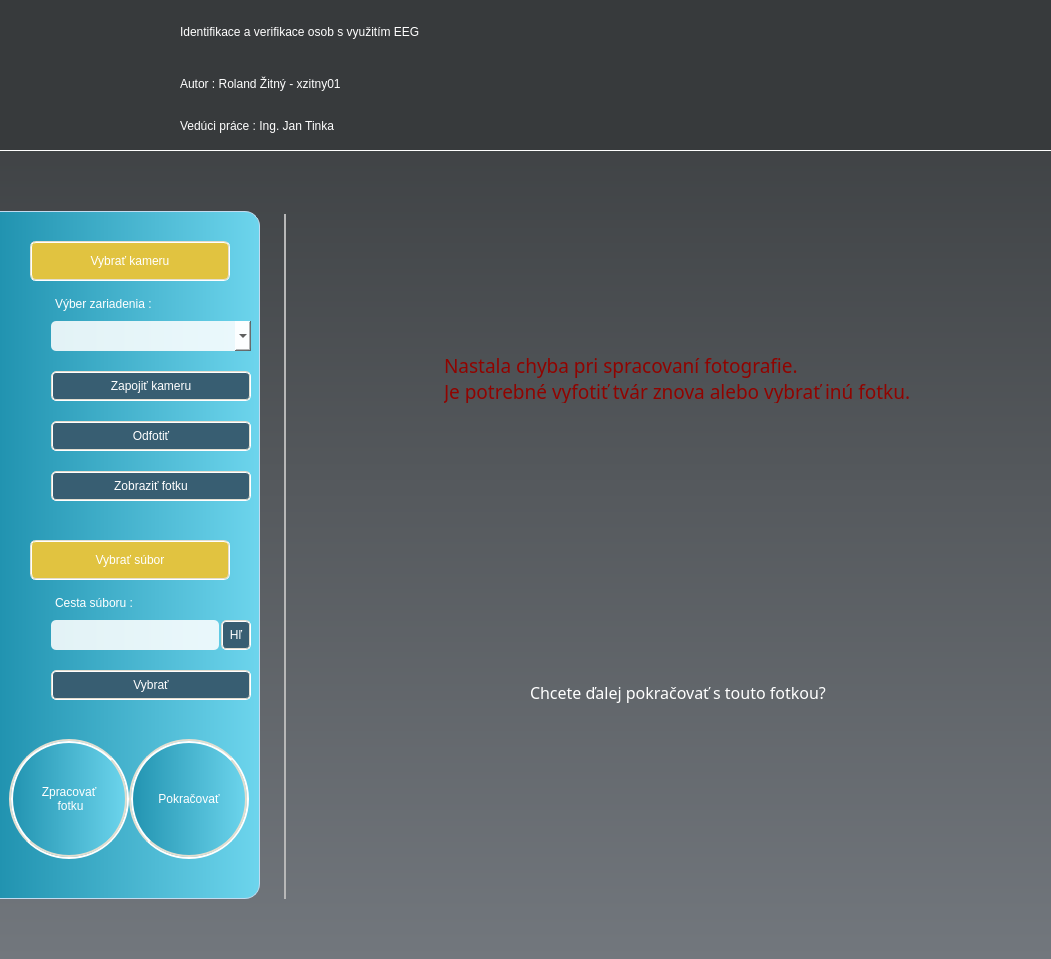
<?xml version="1.0" encoding="UTF-8"?>
<ui version="4.0">
 <class>MainWindow</class>
 <widget class="QMainWindow" name="MainWindow">
  <property name="geometry">
   <rect>
    <x>0</x>
    <y>0</y>
    <width>1051</width>
    <height>959</height>
   </rect>
  </property>
  <property name="windowTitle">
   <string>NAS</string>
  </property>
  <property name="windowIcon">
   <iconset>
    <normaloff>../../resources/icons/AppIcon.jpeg</normaloff>../../resources/icons/AppIcon.jpeg</iconset>
  </property>
  <property name="styleSheet">
   <string notr="true">background-color: rgb(240, 238, 226);
</string>
  </property>
  <widget class="QWidget" name="centralwidget">
   <property name="styleSheet">
    <string notr="true">background-color: qlineargradient(spread:pad, x1:0 y1:0, x2:0 y2:1, stop:0 #373a3c, stop:1 #72777d);</string>
   </property>
   <layout class="QVBoxLayout" name="verticalLayout">
    <property name="spacing">
     <number>0</number>
    </property>
    <property name="leftMargin">
     <number>0</number>
    </property>
    <property name="topMargin">
     <number>0</number>
    </property>
    <property name="rightMargin">
     <number>0</number>
    </property>
    <property name="bottomMargin">
     <number>0</number>
    </property>
    <item>
     <widget class="QWidget" name="Header" native="true">
      <property name="minimumSize">
       <size>
        <width>0</width>
        <height>151</height>
       </size>
      </property>
      <property name="maximumSize">
       <size>
        <width>16777215</width>
        <height>151</height>
       </size>
      </property>
      <property name="styleSheet">
       <string notr="true">background-color: #373a3c;
border-bottom: 1px solid white;</string>
      </property>
      <layout class="QHBoxLayout" name="horizontalLayout_5">
       <property name="spacing">
        <number>30</number>
       </property>
       <property name="leftMargin">
        <number>0</number>
       </property>
       <property name="topMargin">
        <number>0</number>
       </property>
       <property name="rightMargin">
        <number>0</number>
       </property>
       <property name="bottomMargin">
        <number>0</number>
       </property>
       <item>
        <widget class="QLabel" name="FitLogo">
         <property name="minimumSize">
          <size>
           <width>150</width>
           <height>150</height>
          </size>
         </property>
         <property name="maximumSize">
          <size>
           <width>150</width>
           <height>150</height>
          </size>
         </property>
         <property name="styleSheet">
          <string notr="true">border-bottom: none;</string>
         </property>
         <property name="text">
          <string/>
         </property>
         <property name="pixmap">
          <pixmap>../../resources/icons/FitIcon.png</pixmap>
         </property>
         <property name="scaledContents">
          <bool>true</bool>
         </property>
        </widget>
       </item>
       <item>
        <layout class="QVBoxLayout" name="verticalLayout_2">
         <property name="spacing">
          <number>0</number>
         </property>
         <item>
          <widget class="QLabel" name="label_5">
           <property name="minimumSize">
            <size>
             <width>0</width>
             <height>60</height>
            </size>
           </property>
           <property name="maximumSize">
            <size>
             <width>16777215</width>
             <height>60</height>
            </size>
           </property>
           <property name="styleSheet">
            <string notr="true">color: rgb(255, 255, 255);
font: 63 26pt &quot;Yu Gothic UI Semibold&quot;;
border-bottom: none;</string>
           </property>
           <property name="text">
            <string>Identifikace a verifikace osob s využitím EEG</string>
           </property>
          </widget>
         </item>
         <item>
          <widget class="QLabel" name="label_6">
           <property name="minimumSize">
            <size>
             <width>0</width>
             <height>0</height>
            </size>
           </property>
           <property name="maximumSize">
            <size>
             <width>16777215</width>
             <height>40</height>
            </size>
           </property>
           <property name="styleSheet">
            <string notr="true">font: 63 12pt &quot;Yu Gothic UI Semibold&quot;;
color: rgb(255, 255, 255);
border-bottom: none;</string>
           </property>
           <property name="text">
            <string>Autor : Roland Žitný - xzitny01</string>
           </property>
          </widget>
         </item>
         <item>
          <widget class="QLabel" name="label_7">
           <property name="minimumSize">
            <size>
             <width>0</width>
             <height>0</height>
            </size>
           </property>
           <property name="maximumSize">
            <size>
             <width>16777215</width>
             <height>40</height>
            </size>
           </property>
           <property name="styleSheet">
            <string notr="true">font: 63 12pt &quot;Yu Gothic UI Semibold&quot;;
color: rgb(255, 255, 255);
border-bottom: none;</string>
           </property>
           <property name="text">
            <string>Vedúci práce : Ing. Jan Tinka</string>
           </property>
          </widget>
         </item>
        </layout>
       </item>
      </layout>
     </widget>
    </item>
    <item>
     <layout class="QHBoxLayout" name="MainFunctionLayout">
      <property name="spacing">
       <number>5</number>
      </property>
      <property name="leftMargin">
       <number>0</number>
      </property>
      <property name="topMargin">
       <number>60</number>
      </property>
      <property name="rightMargin">
       <number>5</number>
      </property>
      <property name="bottomMargin">
       <number>60</number>
      </property>
      <item>
       <widget class="QWidget" name="Menu" native="true">
        <property name="minimumSize">
         <size>
          <width>260</width>
          <height>0</height>
         </size>
        </property>
        <property name="maximumSize">
         <size>
          <width>250</width>
          <height>16777215</height>
         </size>
        </property>
        <property name="styleSheet">
         <string notr="true">QWidget{
border: 1px solid #C1DBF0;
border-left: none;
border-top-right-radius: 15px;
border-bottom-right-radius: 15px;
background-color: qlineargradient(spread:pad, x1:0, y1:0, x2:1, y2:0, stop:0 rgb(33, 147, 176), stop:1 rgb(109, 213, 237));
}

QWidget::hover{
border: 3px groove #EFF0F1;
border-left: none;
}</string>
        </property>
        <layout class="QVBoxLayout" name="verticalLayout_3">
         <property name="spacing">
          <number>0</number>
         </property>
         <property name="sizeConstraint">
          <enum>QLayout::SetDefaultConstraint</enum>
         </property>
         <property name="topMargin">
          <number>0</number>
         </property>
         <property name="bottomMargin">
          <number>0</number>
         </property>
         <item>
          <spacer name="verticalSpacer_2">
           <property name="orientation">
            <enum>Qt::Vertical</enum>
           </property>
           <property name="sizeType">
            <enum>QSizePolicy::Fixed</enum>
           </property>
           <property name="sizeHint" stdset="0">
            <size>
             <width>20</width>
             <height>30</height>
            </size>
           </property>
          </spacer>
         </item>
         <item alignment="Qt::AlignHCenter">
          <widget class="QPushButton" name="CameraMenuBtn">
           <property name="minimumSize">
            <size>
             <width>200</width>
             <height>40</height>
            </size>
           </property>
           <property name="maximumSize">
            <size>
             <width>200</width>
             <height>40</height>
            </size>
           </property>
           <property name="styleSheet">
            <string notr="true">QPushButton{
background-color: #E1C340;
border-radius: 6px;
border-width: 2px;
border-style: groove;
border-color: #E2DED0;
font: 63 10pt &quot;Bahnschrift SemiBold&quot;;
color: white;
}

QPushButton::hover
{
background-color: #e8ce5f;
border-color: #adaa9e;
}

QPushButton::pressed {
border-width: 3px;
background-color: #e8ce5f;
border-color: #adaa9e;
}</string>
           </property>
           <property name="text">
            <string>Vybrať kameru</string>
           </property>
          </widget>
         </item>
         <item>
          <spacer name="verticalSpacer_3">
           <property name="orientation">
            <enum>Qt::Vertical</enum>
           </property>
           <property name="sizeType">
            <enum>QSizePolicy::Fixed</enum>
           </property>
           <property name="sizeHint" stdset="0">
            <size>
             <width>20</width>
             <height>10</height>
            </size>
           </property>
          </spacer>
         </item>
         <item alignment="Qt::AlignRight">
          <widget class="QWidget" name="CameraMenuWidget" native="true">
           <property name="autoFillBackground">
            <bool>false</bool>
           </property>
           <property name="styleSheet">
            <string notr="true">background-color: rgba(255, 255, 255, 0);
border: none;

</string>
           </property>
           <layout class="QVBoxLayout" name="CameraMenu">
            <property name="spacing">
             <number>0</number>
            </property>
            <property name="topMargin">
             <number>0</number>
            </property>
            <property name="rightMargin">
             <number>0</number>
            </property>
            <item alignment="Qt::AlignRight">
             <widget class="QLabel" name="CamTypesLabel">
              <property name="minimumSize">
               <size>
                <width>200</width>
                <height>25</height>
               </size>
              </property>
              <property name="maximumSize">
               <size>
                <width>200</width>
                <height>25</height>
               </size>
              </property>
              <property name="styleSheet">
               <string notr="true">color: white;
font: 63 9pt &quot;Bahnschrift SemiBold&quot;;
margin-left: 1px;</string>
              </property>
              <property name="text">
               <string>Výber zariadenia :</string>
              </property>
             </widget>
            </item>
            <item>
             <spacer name="verticalSpacer_6">
              <property name="orientation">
               <enum>Qt::Vertical</enum>
              </property>
              <property name="sizeType">
               <enum>QSizePolicy::Fixed</enum>
              </property>
              <property name="sizeHint" stdset="0">
               <size>
                <width>20</width>
                <height>5</height>
               </size>
              </property>
             </spacer>
            </item>
            <item alignment="Qt::AlignRight">
             <widget class="QComboBox" name="CamTypesBox">
              <property name="minimumSize">
               <size>
                <width>200</width>
                <height>30</height>
               </size>
              </property>
              <property name="maximumSize">
               <size>
                <width>200</width>
                <height>30</height>
               </size>
              </property>
              <property name="styleSheet">
               <string notr="true">background-color: rgba(255, 255, 255, 220);
border-color: black;
border-radius: 5px;
border-width: 3px;
border: none;</string>
              </property>
             </widget>
            </item>
            <item>
             <spacer name="verticalSpacer_7">
              <property name="orientation">
               <enum>Qt::Vertical</enum>
              </property>
              <property name="sizeType">
               <enum>QSizePolicy::Fixed</enum>
              </property>
              <property name="sizeHint" stdset="0">
               <size>
                <width>20</width>
                <height>20</height>
               </size>
              </property>
             </spacer>
            </item>
            <item alignment="Qt::AlignRight">
             <widget class="QPushButton" name="CamConnectBtn">
              <property name="minimumSize">
               <size>
                <width>200</width>
                <height>30</height>
               </size>
              </property>
              <property name="maximumSize">
               <size>
                <width>200</width>
                <height>30</height>
               </size>
              </property>
              <property name="styleSheet">
               <string notr="true">QPushButton{
background-color: #385E72;
border-radius: 5px;
border-width: 2px;
border-style: groove;
border-color: #E2DED0;
font: 63 9pt &quot;Bahnschrift SemiBold&quot;;
color: white;
}

QPushButton::hover
{
background-color: #4f798f;
border-color: #adaa9e;
}

QPushButton::pressed {
border-width: 3px;
background-color: #4f798f;
border-color: #adaa9e;
}</string>
              </property>
              <property name="text">
               <string>Zapojiť kameru</string>
              </property>
             </widget>
            </item>
            <item>
             <spacer name="verticalSpacer_12">
              <property name="orientation">
               <enum>Qt::Vertical</enum>
              </property>
              <property name="sizeType">
               <enum>QSizePolicy::Fixed</enum>
              </property>
              <property name="sizeHint" stdset="0">
               <size>
                <width>20</width>
                <height>20</height>
               </size>
              </property>
             </spacer>
            </item>
            <item alignment="Qt::AlignRight">
             <widget class="QPushButton" name="TakePhotoBtn">
              <property name="minimumSize">
               <size>
                <width>200</width>
                <height>30</height>
               </size>
              </property>
              <property name="maximumSize">
               <size>
                <width>200</width>
                <height>30</height>
               </size>
              </property>
              <property name="styleSheet">
               <string notr="true">QPushButton{
background-color: #385E72;
border-radius: 5px;
border-width: 2px;
border-style: groove;
border-color: #E2DED0;
font: 63 9pt &quot;Bahnschrift SemiBold&quot;;
color: white;
}

QPushButton::hover
{
background-color: #4f798f;
border-color: #adaa9e;
}

QPushButton::pressed {
border-width: 3px;
background-color: #4f798f;
border-color: #adaa9e;
}</string>
              </property>
              <property name="text">
               <string>Odfotiť</string>
              </property>
             </widget>
            </item>
            <item>
             <spacer name="verticalSpacer_13">
              <property name="orientation">
               <enum>Qt::Vertical</enum>
              </property>
              <property name="sizeType">
               <enum>QSizePolicy::Fixed</enum>
              </property>
              <property name="sizeHint" stdset="0">
               <size>
                <width>20</width>
                <height>20</height>
               </size>
              </property>
             </spacer>
            </item>
            <item alignment="Qt::AlignRight">
             <widget class="QPushButton" name="ShowPhotoBtn">
              <property name="minimumSize">
               <size>
                <width>200</width>
                <height>30</height>
               </size>
              </property>
              <property name="maximumSize">
               <size>
                <width>200</width>
                <height>30</height>
               </size>
              </property>
              <property name="styleSheet">
               <string notr="true">QPushButton{
background-color: #385E72;
border-radius: 5px;
border-width: 2px;
border-style: groove;
border-color: #E2DED0;
font: 63 9pt &quot;Bahnschrift SemiBold&quot;;
color: white;
}

QPushButton::hover
{
background-color: #4f798f;
border-color: #adaa9e;
}

QPushButton::pressed {
border-width: 3px;
background-color: #4f798f;
border-color: #adaa9e;
}</string>
              </property>
              <property name="text">
               <string>Zobraziť fotku</string>
              </property>
             </widget>
            </item>
           </layout>
          </widget>
         </item>
         <item>
          <spacer name="CamFileSpacer">
           <property name="orientation">
            <enum>Qt::Vertical</enum>
           </property>
           <property name="sizeType">
            <enum>QSizePolicy::Fixed</enum>
           </property>
           <property name="sizeHint" stdset="0">
            <size>
             <width>20</width>
             <height>30</height>
            </size>
           </property>
          </spacer>
         </item>
         <item alignment="Qt::AlignHCenter">
          <widget class="QPushButton" name="FileBtn">
           <property name="minimumSize">
            <size>
             <width>200</width>
             <height>40</height>
            </size>
           </property>
           <property name="maximumSize">
            <size>
             <width>200</width>
             <height>40</height>
            </size>
           </property>
           <property name="styleSheet">
            <string notr="true">QPushButton{
background-color: #E1C340;
border-radius: 6px;
border-width: 2px;
border-style: groove;
border-color: #E2DED0;
font: 63 10pt &quot;Bahnschrift SemiBold&quot;;
color: white;
}

QPushButton::hover
{
background-color: #e8ce5f;
border-color: #adaa9e;
}

QPushButton::pressed {
border-width: 3px;
background-color: #e8ce5f;
border-color: #adaa9e;
}</string>
           </property>
           <property name="text">
            <string>Vybrať súbor</string>
           </property>
          </widget>
         </item>
         <item>
          <spacer name="verticalSpacer_8">
           <property name="orientation">
            <enum>Qt::Vertical</enum>
           </property>
           <property name="sizeType">
            <enum>QSizePolicy::Fixed</enum>
           </property>
           <property name="sizeHint" stdset="0">
            <size>
             <width>20</width>
             <height>10</height>
            </size>
           </property>
          </spacer>
         </item>
         <item>
          <widget class="QWidget" name="FileMenuWidget" native="true">
           <property name="styleSheet">
            <string notr="true">background-color: rgba(255, 255, 255, 0);
border: none;
</string>
           </property>
           <layout class="QVBoxLayout" name="FileMenu">
            <property name="spacing">
             <number>0</number>
            </property>
            <property name="topMargin">
             <number>0</number>
            </property>
            <property name="rightMargin">
             <number>0</number>
            </property>
            <item alignment="Qt::AlignRight">
             <widget class="QLabel" name="label">
              <property name="minimumSize">
               <size>
                <width>200</width>
                <height>25</height>
               </size>
              </property>
              <property name="maximumSize">
               <size>
                <width>200</width>
                <height>25</height>
               </size>
              </property>
              <property name="styleSheet">
               <string notr="true">color: white;
font: 63 9pt &quot;Bahnschrift SemiBold&quot;;
margin-left: 1px;</string>
              </property>
              <property name="text">
               <string>Cesta súboru :</string>
              </property>
             </widget>
            </item>
            <item>
             <spacer name="verticalSpacer_9">
              <property name="orientation">
               <enum>Qt::Vertical</enum>
              </property>
              <property name="sizeType">
               <enum>QSizePolicy::Fixed</enum>
              </property>
              <property name="sizeHint" stdset="0">
               <size>
                <width>20</width>
                <height>5</height>
               </size>
              </property>
             </spacer>
            </item>
            <item alignment="Qt::AlignRight">
             <widget class="QWidget" name="FileFindMenu" native="true">
              <layout class="QHBoxLayout" name="FileSearch">
               <property name="spacing">
                <number>2</number>
               </property>
               <property name="leftMargin">
                <number>0</number>
               </property>
               <property name="topMargin">
                <number>0</number>
               </property>
               <property name="rightMargin">
                <number>0</number>
               </property>
               <property name="bottomMargin">
                <number>0</number>
               </property>
               <item alignment="Qt::AlignRight">
                <widget class="QLineEdit" name="FileLineEdit">
                 <property name="minimumSize">
                  <size>
                   <width>168</width>
                   <height>30</height>
                  </size>
                 </property>
                 <property name="maximumSize">
                  <size>
                   <width>168</width>
                   <height>30</height>
                  </size>
                 </property>
                 <property name="styleSheet">
                  <string notr="true">background-color: rgba(255, 255, 255, 220);
border-color: black;
border-radius: 5px;
border-width: 3px;</string>
                 </property>
                </widget>
               </item>
               <item alignment="Qt::AlignRight">
                <widget class="QPushButton" name="FileFindBtn">
                 <property name="minimumSize">
                  <size>
                   <width>30</width>
                   <height>30</height>
                  </size>
                 </property>
                 <property name="maximumSize">
                  <size>
                   <width>30</width>
                   <height>30</height>
                  </size>
                 </property>
                 <property name="styleSheet">
                  <string notr="true">QPushButton{
background-color: #385E72;
border-radius: 5px;
border-width: 2px;
border-style: groove;
border-color: #E2DED0;
font: 63 9pt &quot;Bahnschrift SemiBold&quot;;
color: white;
}

QPushButton::hover
{
background-color: #4f798f;
border-color: #adaa9e;
}

QPushButton::pressed {
border-width: 3px;
background-color: #4f798f;
border-color: #adaa9e;
}</string>
                 </property>
                 <property name="text">
                  <string>Hľ</string>
                 </property>
                </widget>
               </item>
              </layout>
             </widget>
            </item>
            <item>
             <spacer name="verticalSpacer_10">
              <property name="orientation">
               <enum>Qt::Vertical</enum>
              </property>
              <property name="sizeType">
               <enum>QSizePolicy::Fixed</enum>
              </property>
              <property name="sizeHint" stdset="0">
               <size>
                <width>20</width>
                <height>20</height>
               </size>
              </property>
             </spacer>
            </item>
            <item alignment="Qt::AlignRight">
             <widget class="QPushButton" name="ChooseFileBtn">
              <property name="minimumSize">
               <size>
                <width>200</width>
                <height>30</height>
               </size>
              </property>
              <property name="maximumSize">
               <size>
                <width>200</width>
                <height>30</height>
               </size>
              </property>
              <property name="styleSheet">
               <string notr="true">QPushButton{
background-color: #385E72;
border-radius: 5px;
border-width: 2px;
border-style: groove;
border-color: #E2DED0;
font: 63 9pt &quot;Bahnschrift SemiBold&quot;;
color: white;
}

QPushButton::hover
{
background-color: #4f798f;
border-color: #adaa9e;
}

QPushButton::pressed {
border-width: 3px;
background-color: #4f798f;
border-color: #adaa9e;
}</string>
              </property>
              <property name="text">
               <string>Vybrať</string>
              </property>
             </widget>
            </item>
           </layout>
          </widget>
         </item>
         <item>
          <spacer name="verticalSpacer_4">
           <property name="orientation">
            <enum>Qt::Vertical</enum>
           </property>
           <property name="sizeHint" stdset="0">
            <size>
             <width>20</width>
             <height>30</height>
            </size>
           </property>
          </spacer>
         </item>
         <item>
          <layout class="QHBoxLayout" name="horizontalLayout">
           <item>
            <widget class="QPushButton" name="ProcessPhotoBtn">
             <property name="minimumSize">
              <size>
               <width>120</width>
               <height>120</height>
              </size>
             </property>
             <property name="maximumSize">
              <size>
               <width>120</width>
               <height>120</height>
              </size>
             </property>
             <property name="styleSheet">
              <string notr="true">QPushButton{
background-color: qradialgradient(cx:0, cy:0, radius: 1,
                fx:0.5, fy:0.5, stop:0 #f5d445 ,stop:0.5 #E1C340 stop:1 #c4aa39);
border-radius: 60px;
border-width: 4px;
border-style: groove;
border-color: #E2DED0;
font: 63 12pt &quot;Bahnschrift SemiBold&quot;;
color: white;
}

QPushButton::hover
{
background-color: qradialgradient(cx:0, cy:0, radius: 1.2,
                fx:0.5, fy:0.5, stop:0 #ffdd47 ,stop:0.5 #edce45 stop:1 #d4b83d);
border-color: #adaa9e;
}

QPushButton::pressed {
border-width: 3px;
border-color: #adaa9e;
}</string>
             </property>
             <property name="text">
              <string>Zpracovať 
 fotku</string>
             </property>
            </widget>
           </item>
           <item>
            <widget class="QPushButton" name="ContinueRegBtn">
             <property name="minimumSize">
              <size>
               <width>120</width>
               <height>120</height>
              </size>
             </property>
             <property name="maximumSize">
              <size>
               <width>120</width>
               <height>120</height>
              </size>
             </property>
             <property name="styleSheet">
              <string notr="true">QPushButton{
background-color: qradialgradient(cx:0, cy:0, radius: 1,
                fx:0.5, fy:0.5, stop:0 #81B622 ,stop:0.5 #59981A stop:1 #3D550C);
border-radius: 60px;
border-width: 4px;
border-style: groove;
border-color: #E2DED0;
font: 63 12pt &quot;Bahnschrift SemiBold&quot;;
color: white;
}

QPushButton::hover
{
background-color: qradialgradient(cx:0, cy:0, radius: 1,
                fx:0.5, fy:0.5, stop:0 #91cc27 ,stop:0.5 #5fa31c stop:1 #507010);;
border-color: #adaa9e;
}

QPushButton::pressed {
border-width: 3px;
border-color: #adaa9e;
}</string>
             </property>
             <property name="text">
              <string>Pokračovať</string>
             </property>
            </widget>
           </item>
          </layout>
         </item>
         <item>
          <spacer name="verticalSpacer_5">
           <property name="orientation">
            <enum>Qt::Vertical</enum>
           </property>
           <property name="sizeType">
            <enum>QSizePolicy::Fixed</enum>
           </property>
           <property name="sizeHint" stdset="0">
            <size>
             <width>20</width>
             <height>40</height>
            </size>
           </property>
          </spacer>
         </item>
        </layout>
       </widget>
      </item>
      <item>
       <widget class="Line" name="Menu_x_Camera_line">
        <property name="minimumSize">
         <size>
          <width>40</width>
          <height>0</height>
         </size>
        </property>
        <property name="styleSheet">
         <string notr="true">background-color: rgba(255, 255, 255,0);</string>
        </property>
        <property name="frameShadow">
         <enum>QFrame::Sunken</enum>
        </property>
        <property name="lineWidth">
         <number>3</number>
        </property>
        <property name="midLineWidth">
         <number>2</number>
        </property>
        <property name="orientation">
         <enum>Qt::Vertical</enum>
        </property>
       </widget>
      </item>
      <item>
       <widget class="QWidget" name="CameraLayoutWidget" native="true">
        <property name="styleSheet">
         <string notr="true">background-color: rgba(255, 255, 255,0);
</string>
        </property>
        <layout class="QGridLayout" name="CameraLayout">
         <property name="leftMargin">
          <number>10</number>
         </property>
         <property name="topMargin">
          <number>10</number>
         </property>
         <property name="rightMargin">
          <number>10</number>
         </property>
         <property name="bottomMargin">
          <number>50</number>
         </property>
         <property name="spacing">
          <number>0</number>
         </property>
         <item row="0" column="0" alignment="Qt::AlignHCenter|Qt::AlignVCenter">
          <widget class="QLabel" name="CameraErrorLabel">
           <property name="minimumSize">
            <size>
             <width>0</width>
             <height>50</height>
            </size>
           </property>
           <property name="maximumSize">
            <size>
             <width>16777215</width>
             <height>50</height>
            </size>
           </property>
           <property name="styleSheet">
            <string notr="true">font: 14pt Bahnschrift SemiBold;
color: #900300;</string>
           </property>
           <property name="text">
            <string>Nastala chyba pri spracovaní fotografie.
Je potrebné vyfotiť tvár znova alebo vybrať inú fotku.</string>
           </property>
          </widget>
         </item>
         <item row="1" column="0" alignment="Qt::AlignHCenter|Qt::AlignVCenter">
          <widget class="QLabel" name="CameraConfirmLabel">
           <property name="minimumSize">
            <size>
             <width>0</width>
             <height>50</height>
            </size>
           </property>
           <property name="maximumSize">
            <size>
             <width>16777215</width>
             <height>50</height>
            </size>
           </property>
           <property name="styleSheet">
            <string notr="true">font: 12pt Bahnschrift SemiBold;
color: white;</string>
           </property>
           <property name="text">
            <string>Chcete ďalej pokračovať s touto fotkou?</string>
           </property>
          </widget>
         </item>
        </layout>
       </widget>
      </item>
     </layout>
    </item>
   </layout>
  </widget>
 </widget>
 <resources/>
 <connections/>
</ui>
